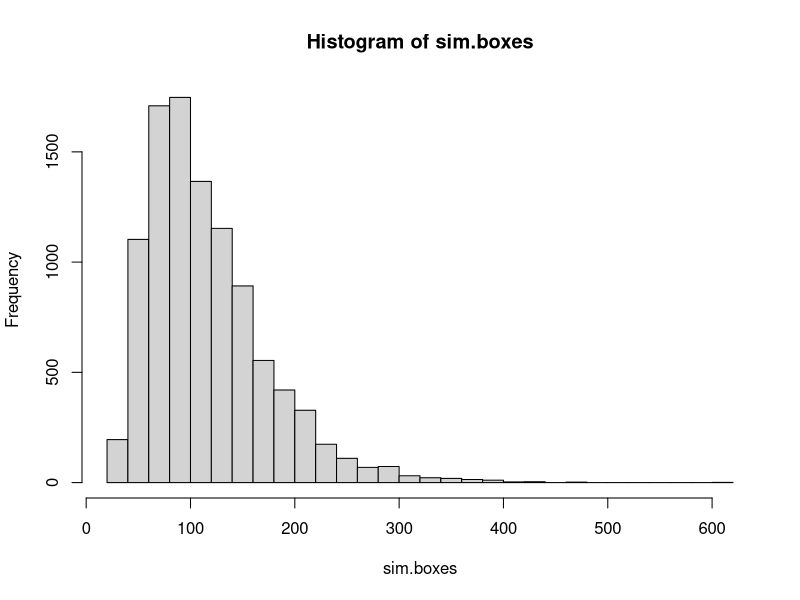

The R source for this figure:
set.seed(1)
repeats <- 1e4 # We will repeat the experiment 10000 times
win.no.switch <- numeric(length = repeats) # will save 0 or 1 based on winning no switch
win.switch <- numeric(length = repeats) # will save 0 or 1 based on winning switch
for(r in 1:repeats) # Repeat process many times
{
    # The setup
    doors <- 1:3 # three doors
    prize <- sample(1:3, 1) # randomly select the door which has the prize
    # Contestants are ready. Game starts
    chosen.door <- sample(1:3, 1) # choose a door
    # reveal a door that is not the chosen door and not the door with a prize in it
    # doing rep(., 2) because sample() is being annoying
    which.reveal <- rep((1:3)[-c(prize, chosen.door)], 2)
    reveal <- sample(which.reveal, size = 1) # randomly choose which door to reveal
    win.no.switch[r] <- chosen.door == prize #tracking win if don't change door
    chosen.door <- (1:3)[-c(reveal, chosen.door)] #change door
    win.switch[r] <- chosen.door == prize # tracking win if change door
}
mean(win.no.switch) #Prob of winning if you don't switch
mean(win.switch) # Prob of winning if you switch
# ------------------------------------------------------------------------------------
set.seed(1)
# the setup
prob.table <- c(.2, .1, .1, .1, .1, .1, .05, .05, .05, .05, .02, .02, .02, .02, .02)
boxes <- 1:length(prob.table)
# writing the code a little differently now.
# I made a function that will be called repeatedly
box.count <- function(prob)
{
check <- rep(0, length(prob))
i <- 0
while(sum(check) < length(prob)) # check if all toys collected
{
x <- sample(boxes, 1, prob = prob) # generate a toy with given prob
check[x] <- 1 # x has been collected
i <- i + 1
}
return(i)
}
repeats <- 1e4
sim.boxes <- numeric(repeats)
for(i in 1:repeats)
{
sim.boxes[i] <- box.count(prob = prob.table)
}
hist(sim.boxes, breaks = 30)
mean(sim.boxes)
# ------------------------------------------------------------------------------------
set.seed(1)
repeats <- 1e4
esin <- numeric(length = repeats)
for(i in 1:repeats)
{
samp <- runif(1, min = 0, max = pi) # draw from U(0, pi)
esin[i] <- exp(sin(samp))
}
pi * mean(esin) #pi*E(exp(sin(x))))
